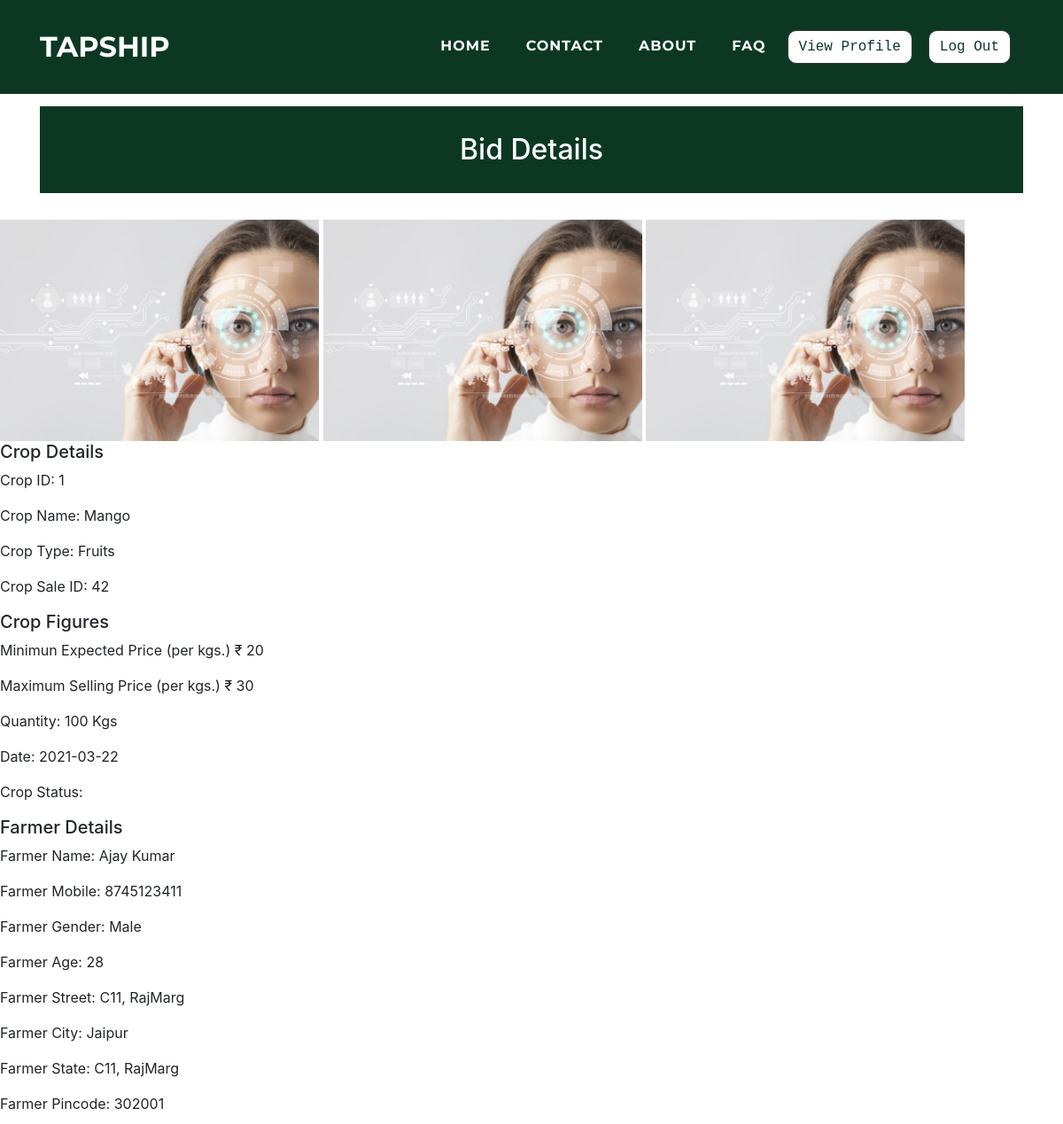
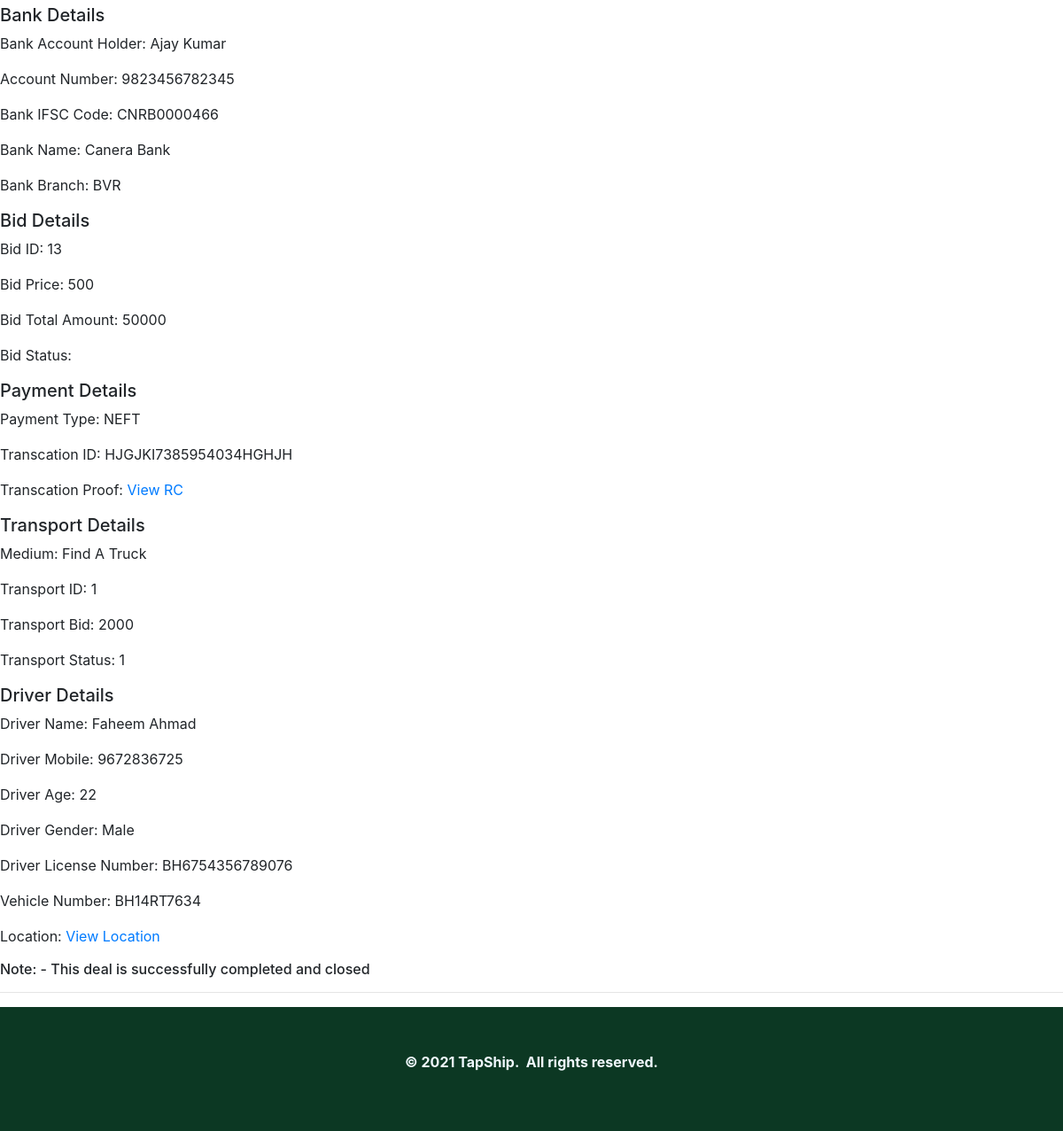
The page /customers/viewbiddetails.php?cb_id=13 (signed in) on the database its author committed (2 pictures, top to bottom).
### tables this page shows
CREATE TABLE `cropdetails` (
  `cro_id` int(11) NOT NULL,
  `cro_name` varchar(50) NOT NULL,
  `cro_type` varchar(25) NOT NULL,
  `cro_msp` float NOT NULL
);

CREATE TABLE `cropsale` (
  `cr_id` int(11) NOT NULL,
  `cr_f_mobile` varchar(10) NOT NULL,
  `cr_cro_id` int(11) NOT NULL,
  `cr_quantity` varchar(10) NOT NULL,
  `cr_img1` varchar(500) NOT NULL,
  `cr_img2` varchar(500) NOT NULL,
  `cr_img3` varchar(500) NOT NULL,
  `cr_mep` varchar(10) NOT NULL,
  `cr_date` date NOT NULL,
  `cr_status` varchar(10) NOT NULL
);

CREATE TABLE `farmer` (
  `f_id` int(11) NOT NULL,
  `f_name` varchar(50) NOT NULL,
  `f_mobile` varchar(25) NOT NULL,
  `f_gender` varchar(25) NOT NULL,
  `f_age` varchar(10) NOT NULL,
  `f_street` varchar(50) NOT NULL,
  `f_city` varchar(25) NOT NULL,
  `f_state` varchar(25) NOT NULL,
  `f_pincode` varchar(10) NOT NULL,
  `f_aadhar` varchar(25) NOT NULL,
  `f_aadharpdf` varchar(500) NOT NULL,
  `f_pan` varchar(25) NOT NULL,
  `f_panpdf` varchar(500) NOT NULL,
  `f_photo` varchar(500) NOT NULL,
  `f_password` varchar(25) NOT NULL,
  `f_approve` varchar(10) NOT NULL,
  `f_bankholder` varchar(100) NOT NULL,
  `f_bankaccount` varchar(100) NOT NULL,
  `f_bankifsc` varchar(100) NOT NULL,
  `f_bankname` varchar(200) NOT NULL,
  `f_bankbranch` varchar(100) NOT NULL,
  `f_bankpassbook` varchar(200) NOT NULL
);

CREATE TABLE `cropbid` (
  `cb_id` int(11) NOT NULL,
  `cb_c_mobile` varchar(50) NOT NULL,
  `cb_f_mobile` varchar(50) NOT NULL,
  `cb_cr_id` int(11) NOT NULL,
  `cb_bidprice` int(11) NOT NULL,
  `cb_status` varchar(10) NOT NULL,
  `cb_paytype` varchar(100) NOT NULL,
  `cb_tid` varchar(100) NOT NULL,
  `cb_tproof` varchar(500) NOT NULL,
  `cb_transporttype` varchar(10) NOT NULL
);

CREATE TABLE `transportbid` (
  `tb_id` int(11) NOT NULL,
  `tb_d_mobile` varchar(200) NOT NULL,
  `tb_cb_id` int(11) NOT NULL,
  `tb_bid` varchar(100) NOT NULL,
  `tb_status` varchar(10) NOT NULL
);

CREATE TABLE `driver` (
  `d_id` int(11) NOT NULL,
  `d_name` varchar(50) NOT NULL,
  `d_mobile` varchar(25) NOT NULL,
  `d_gender` varchar(25) NOT NULL,
  `d_age` varchar(10) NOT NULL,
  `d_street` varchar(50) NOT NULL,
  `d_city` varchar(25) NOT NULL,
  `d_state` varchar(25) NOT NULL,
  `d_pincode` varchar(10) NOT NULL,
  `d_aadhar` varchar(25) NOT NULL,
  `d_aadharpdf` varchar(100) NOT NULL,
  `d_pan` varchar(25) NOT NULL,
  `d_panpdf` varchar(100) NOT NULL,
  `d_photo` varchar(100) NOT NULL,
  `d_dlnumber` varchar(25) NOT NULL,
  `d_dlpdf` varchar(100) NOT NULL,
  `d_vehiclenumber` varchar(25) NOT NULL,
  `d_vehiclercpdf` varchar(100) NOT NULL,
  `d_lat` varchar(100) DEFAULT NULL,
  `d_long` varchar(100) DEFAULT NULL,
  `d_password` varchar(25) NOT NULL,
  `d_approve` varchar(10) NOT NULL
);

### customers/viewbiddetails.php (the view, shortened to what this page needs)
<!doctype html>
        <html>
            <head>
				<link rel="stylesheet" href="../assets/bootstrap/css/bootstrap.min.css">
				<link rel="stylesheet" href="../assets/fonts/font-awesome.min.css">
				<link rel="stylesheet" href="../assets/fonts/ionicons.min.css">
				<link rel="stylesheet" href="../assets/css/Article-List.css">
				<link rel="stylesheet" href="../assets/css/Footer-Dark.css">
				<link rel="stylesheet" href="../assets/css/Highlight-Blue.css">
				<link rel="stylesheet" href="https://cdnjs.cloudflare.com/ajax/libs/animate.css/3.5.2/animate.min.css">
				<link rel="stylesheet" href="https://cdnjs.cloudflare.com/ajax/libs/aos/2.2.0/aos.css">
				<link rel="stylesheet" href="../assets/css/Login-Form-Clean.css">
				<link rel="stylesheet" href="../assets/css/table-style.css">
                <link rel="stylesheet" href="../assets/css/profile.css">
                <link href='https://maxcdn.bootstrapcdn.com/bootstrap/4.0.0/css/bootstrap.min.css' rel='stylesheet'>
                <link href='https://cdnjs.cloudflare.com/ajax/libs/MaterialDesign-Webfont/3.6.95/css/materialdesignicons.css' rel='stylesheet'>
            </head>
        <body oncontextmenu='return false' class='snippet-body'>
        <div class="page-content page-container" id="page-content">
		<nav class="navbar navbar-light navbar-expand-lg fixed-top text-uppercase" id="mainNav" style="background: #0c3823;">
        <div class="container">
            <a class="navbar-brand js-scroll-trigger" data-bs-hover-animate="pulse" href="../index.php" style="font-family: Montserrat, sans-serif;">TAPSHIP</a>
            <div class="collapse navbar-collapse"
                id="navbarResponsive">
                <ul class="nav navbar-nav ml-auto">
                    <li class="nav-item mx-0 mx-lg-1"><a class="nav-link py-3 px-0 px-lg-3 rounded js-scroll-trigger" data-bs-hover-animate="pulse" href="../index.php" style="filter: contrast(100%) grayscale(0%) hue-rotate(0deg) invert(0%) sepia(0%);">HOME</a></li>
                    <li class="nav-item mx-0 mx-lg-1"><a class="nav-link py-3 px-0 px-lg-3 rounded js-scroll-trigger" data-bs-hover-animate="pulse" href="../contact.php">CONTACT</a></li>
                    <li class="nav-item mx-0 mx-lg-1"><a class="nav-link py-3 px-0 px-lg-3 rounded js-scroll-trigger" data-bs-hover-animate="pulse" href="../about.php">ABOUT</a></li>
                    <li class="nav-item mx-0 mx-lg-1"><a class="nav-link py-3 px-0 px-lg-3 rounded js-scroll-trigger" data-bs-hover-animate="pulse" href="../faq.php">FAQ</a></li>
                    <li class="nav-item mx-0 mx-lg-1"><a href="../customers/profile.php"><button class="btn btn-dark text-monospace" data-bs-hover-animate="pulse" type="button" style="margin: 10px;background: rgb(255,255,255);color: #0c3823;margin-left: 0;border-radius: 10px;">View Profile</button></a></li>
                    <li class="nav-item mx-0 mx-lg-1"><a href="../farmers/logout-script.php"><button  class="btn btn-dark text-monospace" data-bs-hover-animate="pulse" type="button" style="margin: 10px;background: rgb(255,255,255);color: #0c3823;margin-left: 0;border-radius: 10px;">Log Out</button></a></li>
                </ul>
            </div>
        </div>
    </nav>
    <div class="features-boxed">
        <div class="container" style="background: #ffffff;">
            <div class="intro" style="background: #0c3823;margin-top: 120px;margin-bottom: 30px;">
                <h2 class="text-center" data-aos="fade" style="color: rgb(255,255,255);padding: 30px;margin-bottom: 0px;">Bid Details</h2>
            </div>
        </div>
    </div>
	<?php
$con=mysqli_connect("localhost","root","","tapship");
   $cb_id = $_GET['cb_id'];
    $q = "SELECT CD.cro_id, CD.cro_name, CD.cro_type, CD.cro_msp, CS.cr_id, CS.cr_f_mobile, CS.cr_cro_id, CS.cr_quantity, CS.cr_mep, CS.cr_date, CS.cr_status, CS.cr_img1, CS.cr_img2, CS.cr_img3, cs.cr_status, f.f_name, f.f_mobile, f.f_gender, f.f_age, f.f_street, f.f_city, f.f_state, f.f_pincode, f.f_bankholder, f.f_bankaccount, f.f_bankifsc, f.f_bankname, f.f_bankbranch, cb.cb_bidprice, cb.cb_id, cb.cb_status, cb.cb_paytype, cb.cb_tid, cb.cb_tproof, d.d_mobile, d.d_name, d.d_gender, d.d_age, d.d_dlnumber, d.d_vehiclenumber, d.d_lat, d.d_long, tb.tb_id, tb.tb_bid, tb.tb_status FROM cropdetails CD, cropsale CS, farmer f, cropbid cb, customer c,driver d, transportbid tb where cb.cb_id=$cb_id  AND cb.cb_c_mobile=c.c_mobile AND cb.cb_f_mobile=f.f_mobile AND cb.cb_cr_id=cs.cr_id AND CD.cro_id=CS.cr_cro_id AND tb.tb_cb_id=cb.cb_id AND tb.tb_cb_id=$cb_id AND d.d_mobile=tb.tb_d_mobile AND tb.tb_status='1'";
   $result = mysqli_query($con,$q);
   while( $res=mysqli_fetch_assoc($result))
   {
       $cro_id =  $res['cro_id'];
       $cro_name =  $res['cro_name'];
       $cro_type =  $res['cro_type'];
       $cro_msp =  $res['cro_msp'];
       $cr_id = $res['cr_id'];
       $cr_quantity = $res['cr_quantity'];
       $cr_mep = $res['cr_mep'];
       $cr_date = $res['cr_date'];
       $cr_img1 = $res['cr_img1'];
       $cr_img2 = $res['cr_img2'];
       $cr_img3 = $res['cr_img3'];
       $f_mobile = $res['f_mobile'];
       $f_name = $res['f_name'];
       $f_gender = $res['f_gender'];
       $f_age = $res['f_age'];
       $f_street = $res['f_street'];
       $f_city = $res['f_city'];
       $f_pincode = $res['f_pincode'];
       $f_bankholder = $res['f_bankholder'];
       $f_bankaccount = $res['f_bankaccount'];
       $f_bankifsc = $res['f_bankifsc'];
       $f_bankname = $res['f_bankname'];
       $f_bankbranch = $res['f_bankbranch'];
       $cb_id = $res['cb_id'];
       $cb_bidprice = $res['cb_bidprice'];
       $cb_status = $res['cb_status'];
       $cb_paytype = $res['cb_paytype'];
       $cb_tid = $res['cb_tid'];
       $cb_tproof = $res['cb_tproof'];
       $tb_id = $res['tb_id'];
       $tb_bid = $res['tb_bid'];
       $tb_status = $res['tb_status'];
       $d_mobile = $res['d_mobile'];
       $d_name = $res['d_name'];
       $d_gender = $res['d_gender'];
       $d_age = $res['d_age'];
       $d_dlnumber = $res['d_dlnumber'];
       $d_vehiclenumber = $res['d_vehiclenumber'];
       $d_lat = $res['d_lat'];
       $d_long = $res['d_long'];
   }
?>
<img src="../farmers/<?php echo  $cr_img1;?>" width="30%">
<img src="../farmers/<?php echo  $cr_img2;?>" width="30%">
<img src="../farmers/<?php echo  $cr_img3;?>" width="30%">
<h5>Crop Details</h5>
<p>Crop ID: <?php echo $cro_id;?></P>
<p>Crop Name: <?php echo $cro_name;?></P>
<p>Crop Type: <?php echo $cro_type;?></P>
<p>Crop Sale ID: <?php echo $cr_id;?></P>
<h5>Crop Figures</h5>
<p>Minimun Expected Price (per kgs.) <?php echo '₹ ',$cr_mep;?></P>
<p>Maximum Selling Price (per kgs.) <?php echo '₹ ',$cro_msp;?></P>
<p>Quantity: <?php echo $cr_quantity,' Kgs';?></P>
<p>Date: <?php echo $cr_date;?></P>
<p>Crop Status: </P>
<h5>Farmer Details</h5>
<p>Farmer Name: <?php echo $f_name;?></P>
<p>Farmer Mobile: <?php echo $f_mobile;?></P>
<p>Farmer Gender: <?php echo $f_gender;?></P>
<p>Farmer Age: <?php echo $f_age;?></P>
<p>Farmer Street: <?php echo $f_street;?></P>
<p>Farmer City: <?php echo $f_city;?></P>
<p>Farmer State: <?php echo $f_street;?></P>
<p>Farmer Pincode: <?php echo $f_pincode;?></P>
<h5>Bank Details</h5>
<p>Bank Account Holder: <?php echo $f_bankholder;?></P>
<p>Account Number: <?php echo $f_bankaccount;?></P>
<p>Bank IFSC Code: <?php echo $f_bankifsc;?></P>
<p>Bank Name: <?php echo $f_bankname;?></P>
<p>Bank Branch: <?php echo $f_bankbranch;?></P>
<h5>Bid Details</h5>
<p>Bid ID: <?php echo $cb_id;?></P>
<p>Bid Price: <?php echo $cb_bidprice;?></P>
<p>Bid Total Amount: <?php echo $cb_bidprice*$cr_quantity;?></P>
<p>Bid Status: </P>
<?php
if($cb_status=='12'){ ?>
    <h5>Payment Details</h5>
    <p>Payment Type: <?php echo $cb_paytype;?></P>
    <p>Transcation ID: <?php echo $cb_tid;?></P>
    <p>Transcation Proof: <a href="../customers/<?php echo  $cb_tproof;?>" target="_blank">View RC</a></P>
    <h5>Transport Details</h5>
    <p>Medium: <?php echo "Find A Truck";?></P>
    <p>Transport ID: <?php echo $tb_id;?></P>
    <p>Transport Bid: <?php echo $tb_bid;?></P>
    <p>Transport Status: <?php echo $tb_status;?></P>
    <h5>Driver Details</h5>
    <p>Driver Name: <?php echo $d_name;?></P>
    <p>Driver Mobile: <?php echo $d_mobile;?></P>
    <p>Driver Age: <?php echo $d_age;?></P>
    <p>Driver Gender: <?php echo $d_gender;?></P>
    <p>Driver License Number: <?php echo $d_dlnumber;?></P>
    <p>Vehicle Number: <?php echo $d_vehiclenumber;?></P>
    <p>Location: <a href="https://www.google.com/maps/@<?php echo  $d_lat;?>,<?php echo  $d_long;?>,18z" target="_blank">View Location</a></p>
    <h6> Note: - This deal is successfully completed and closed</h6>
    <hr>
<?php  }?>
<div class="footer-dark" style="background: rgb(12,56,35);">
        <footer>
            <div class="container">
                <p style="text-align: center;"><strong>© 2021 TapShip.&nbsp; All rights reserved.</strong><br></p>
            </div>
        </footer>
 </div>
  </body>
</html>

### assets/css/Footer-Dark.css (style rules this page uses)
.footer-dark { padding: 50px 0; bottom: 0; color: #f0f9ff; background-color: #282d32; }

### assets/css/table-style.css (style rules this page uses)
body { margin:0; font-family: sans-serif; }
* { box-sizing: border-box; }

### assets/css/profile.css (style rules this page uses)
body { background-color: #f9f9fa; }
h6 { font-size: 14px; }

### rows shown on the page
cropdetails: cropsale.cr_img1 (picture), cropsale.cr_img2 (picture), cropsale.cr_img3 (picture), cro_id "1", cro_name "Mango", cro_type "Fruits", cropsale.cr_id "42", cropsale.cr_mep "20", cro_msp "30", cropsale.cr_quantity "100", cropsale.cr_date "2021-03-22", farmer.f_name "Ajay Kumar", farmer.f_mobile "8745123411", farmer.f_gender "Male", farmer.f_age "28", farmer.f_street "C11, RajMarg", farmer.f_city "Jaipur", farmer.f_pincode "302001", farmer.f_bankholder "Ajay Kumar", farmer.f_bankaccount "9823456782345", farmer.f_bankifsc "CNRB0000466", farmer.f_bankname "Canera Bank", farmer.f_bankbranch "BVR", cropbid.cb_id "13", cropbid.cb_bidprice "500", cropbid.cb_bidprice "50000", cropbid.cb_paytype "NEFT", cropbid.cb_tid "HJGJKI7385954034HGHJH", transportbid.tb_id "1", transportbid.tb_bid "2000", transportbid.tb_status "1", driver.d_name "Faheem Ahmad", driver.d_mobile "9672836725", driver.d_age "22", driver.d_gender "Male", driver.d_dlnumber "BH6754356789076", driver.d_vehiclenumber "BH14RT7634"
